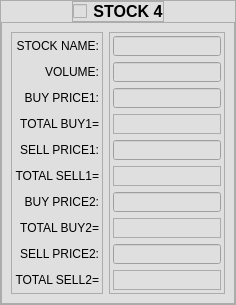
            <widget class="QFrame" name="frame_11">
             <property name="styleSheet">
              <string notr="true">background-color: rgb(223, 223, 223);</string>
             </property>
             <property name="frameShape">
              <enum>QFrame::StyledPanel</enum>
             </property>
             <property name="frameShadow">
              <enum>QFrame::Raised</enum>
             </property>
             <layout class="QVBoxLayout" name="verticalLayout_9">
              <property name="spacing">
               <number>0</number>
              </property>
              <property name="leftMargin">
               <number>0</number>
              </property>
              <property name="topMargin">
               <number>0</number>
              </property>
              <property name="rightMargin">
               <number>0</number>
              </property>
              <property name="bottomMargin">
               <number>0</number>
              </property>
              <item alignment="Qt::AlignHCenter|Qt::AlignTop">
               <widget class="QFrame" name="frame_20">
                <property name="frameShape">
                 <enum>QFrame::StyledPanel</enum>
                </property>
                <property name="frameShadow">
                 <enum>QFrame::Raised</enum>
                </property>
                <layout class="QHBoxLayout" name="horizontalLayout_9">
                 <property name="spacing">
                  <number>6</number>
                 </property>
                 <property name="leftMargin">
                  <number>0</number>
                 </property>
                 <property name="topMargin">
                  <number>0</number>
                 </property>
                 <property name="rightMargin">
                  <number>0</number>
                 </property>
                 <property name="bottomMargin">
                  <number>0</number>
                 </property>
                 <item>
                  <widget class="QCheckBox" name="STOCK4_checkBox">
                   <property name="text">
                    <string/>
                   </property>
                  </widget>
                 </item>
                 <item>
                  <widget class="QLabel" name="label_40">
                   <property name="font">
                    <font>
                     <pointsize>12</pointsize>
                     <weight>75</weight>
                     <bold>true</bold>
                    </font>
                   </property>
                   <property name="text">
                    <string>STOCK 4</string>
                   </property>
                   <property name="alignment">
                    <set>Qt::AlignCenter</set>
                   </property>
                  </widget>
                 </item>
                </layout>
               </widget>
              </item>
              <item>
               <widget class="QFrame" name="STOCK4_frame">
                <property name="sizePolicy">
                 <sizepolicy hsizetype="Preferred" vsizetype="Expanding">
                  <horstretch>0</horstretch>
                  <verstretch>0</verstretch>
                 </sizepolicy>
                </property>
                <property name="frameShape">
                 <enum>QFrame::StyledPanel</enum>
                </property>
                <property name="frameShadow">
                 <enum>QFrame::Raised</enum>
                </property>
                <layout class="QHBoxLayout" name="horizontalLayout_15">
                 <item>
                  <widget class="QFrame" name="frame_32">
                   <property name="frameShape">
                    <enum>QFrame::StyledPanel</enum>
                   </property>
                   <property name="frameShadow">
                    <enum>QFrame::Raised</enum>
                   </property>
                   <layout class="QVBoxLayout" name="verticalLayout_16">
                    <property name="leftMargin">
                     <number>3</number>
                    </property>
                    <property name="topMargin">
                     <number>3</number>
                    </property>
                    <property name="rightMargin">
                     <number>3</number>
                    </property>
                    <property name="bottomMargin">
                     <number>3</number>
                    </property>
                    <item>
                     <widget class="QLabel" name="label_39">
                      <property name="minimumSize">
                       <size>
                        <width>0</width>
                        <height>20</height>
                       </size>
                      </property>
                      <property name="maximumSize">
                       <size>
                        <width>16777215</width>
                        <height>20</height>
                       </size>
                      </property>
                      <property name="text">
                       <string>STOCK NAME:</string>
                      </property>
                      <property name="alignment">
                       <set>Qt::AlignRight|Qt::AlignTrailing|Qt::AlignVCenter</set>
                      </property>
                     </widget>
                    </item>
                    <item>
                     <widget class="QLabel" name="label_47">
                      <property name="minimumSize">
                       <size>
                        <width>0</width>
                        <height>20</height>
                       </size>
                      </property>
                      <property name="maximumSize">
                       <size>
                        <width>16777215</width>
                        <height>20</height>
                       </size>
                      </property>
                      <property name="text">
                       <string>VOLUME:</string>
                      </property>
                      <property name="alignment">
                       <set>Qt::AlignRight|Qt::AlignTrailing|Qt::AlignVCenter</set>
                      </property>
                     </widget>
                    </item>
                    <item>
                     <widget class="QLabel" name="label_48">
                      <property name="minimumSize">
                       <size>
                        <width>0</width>
                        <height>20</height>
                       </size>
                      </property>
                      <property name="maximumSize">
                       <size>
                        <width>16777215</width>
                        <height>20</height>
                       </size>
                      </property>
                      <property name="text">
                       <string>BUY PRICE1:</string>
                      </property>
                      <property name="alignment">
                       <set>Qt::AlignRight|Qt::AlignTrailing|Qt::AlignVCenter</set>
                      </property>
                     </widget>
                    </item>
                    <item>
                     <widget class="QLabel" name="label_49">
                      <property name="minimumSize">
                       <size>
                        <width>0</width>
                        <height>20</height>
                       </size>
                      </property>
                      <property name="maximumSize">
                       <size>
                        <width>16777215</width>
                        <height>20</height>
                       </size>
                      </property>
                      <property name="text">
                       <string>TOTAL BUY1=</string>
                      </property>
                      <property name="alignment">
                       <set>Qt::AlignRight|Qt::AlignTrailing|Qt::AlignVCenter</set>
                      </property>
                     </widget>
                    </item>
                    <item>
                     <widget class="QLabel" name="label_44">
                      <property name="minimumSize">
                       <size>
                        <width>0</width>
                        <height>20</height>
                       </size>
                      </property>
                      <property name="maximumSize">
                       <size>
                        <width>16777215</width>
                        <height>20</height>
                       </size>
                      </property>
                      <property name="text">
                       <string>SELL PRICE1:</string>
                      </property>
                      <property name="alignment">
                       <set>Qt::AlignRight|Qt::AlignTrailing|Qt::AlignVCenter</set>
                      </property>
                     </widget>
                    </item>
                    <item>
                     <widget class="QLabel" name="label_45">
                      <property name="minimumSize">
                       <size>
                        <width>0</width>
                        <height>20</height>
                       </size>
                      </property>
                      <property name="maximumSize">
                       <size>
                        <width>16777215</width>
                        <height>20</height>
                       </size>
                      </property>
                      <property name="text">
                       <string>TOTAL SELL1=</string>
                      </property>
                      <property name="alignment">
                       <set>Qt::AlignRight|Qt::AlignTrailing|Qt::AlignVCenter</set>
                      </property>
                     </widget>
                    </item>
                    <item>
                     <widget class="QLabel" name="label_43">
                      <property name="minimumSize">
                       <size>
                        <width>0</width>
                        <height>20</height>
                       </size>
                      </property>
                      <property name="maximumSize">
                       <size>
                        <width>16777215</width>
                        <height>20</height>
                       </size>
                      </property>
                      <property name="text">
                       <string>BUY PRICE2:</string>
                      </property>
                      <property name="alignment">
                       <set>Qt::AlignRight|Qt::AlignTrailing|Qt::AlignVCenter</set>
                      </property>
                     </widget>
                    </item>
                    <item>
                     <widget class="QLabel" name="label_42">
                      <property name="minimumSize">
                       <size>
                        <width>0</width>
                        <height>20</height>
                       </size>
                      </property>
                      <property name="maximumSize">
                       <size>
                        <width>16777215</width>
                        <height>20</height>
                       </size>
                      </property>
                      <property name="text">
                       <string>TOTAL BUY2=</string>
                      </property>
                      <property name="alignment">
                       <set>Qt::AlignRight|Qt::AlignTrailing|Qt::AlignVCenter</set>
                      </property>
                     </widget>
                    </item>
                    <item>
                     <widget class="QLabel" name="label_41">
                      <property name="minimumSize">
                       <size>
                        <width>0</width>
                        <height>20</height>
                       </size>
                      </property>
                      <property name="maximumSize">
                       <size>
                        <width>16777215</width>
                        <height>20</height>
                       </size>
                      </property>
                      <property name="text">
                       <string>SELL PRICE2:</string>
                      </property>
                      <property name="alignment">
                       <set>Qt::AlignRight|Qt::AlignTrailing|Qt::AlignVCenter</set>
                      </property>
                     </widget>
                    </item>
                    <item>
                     <widget class="QLabel" name="label_46">
                      <property name="minimumSize">
                       <size>
                        <width>0</width>
                        <height>20</height>
                       </size>
                      </property>
                      <property name="maximumSize">
                       <size>
                        <width>16777215</width>
                        <height>20</height>
                       </size>
                      </property>
                      <property name="text">
                       <string>TOTAL SELL2=</string>
                      </property>
                      <property name="alignment">
                       <set>Qt::AlignRight|Qt::AlignTrailing|Qt::AlignVCenter</set>
                      </property>
                     </widget>
                    </item>
                   </layout>
                  </widget>
                 </item>
                 <item>
                  <widget class="QFrame" name="frame_33">
                   <property name="frameShape">
                    <enum>QFrame::StyledPanel</enum>
                   </property>
                   <property name="frameShadow">
                    <enum>QFrame::Raised</enum>
                   </property>
                   <layout class="QVBoxLayout" name="verticalLayout_17">
                    <property name="leftMargin">
                     <number>3</number>
                    </property>
                    <property name="topMargin">
                     <number>3</number>
                    </property>
                    <property name="rightMargin">
                     <number>3</number>
                    </property>
                    <property name="bottomMargin">
                     <number>3</number>
                    </property>
                    <item>
                     <widget class="QLineEdit" name="STOCK4_NAME_lineEdit">
                      <property name="minimumSize">
                       <size>
                        <width>0</width>
                        <height>20</height>
                       </size>
                      </property>
                      <property name="maximumSize">
                       <size>
                        <width>16777215</width>
                        <height>20</height>
                       </size>
                      </property>
                     </widget>
                    </item>
                    <item>
                     <widget class="QLineEdit" name="STOCK4_VOLUME_lineEdit">
                      <property name="minimumSize">
                       <size>
                        <width>0</width>
                        <height>20</height>
                       </size>
                      </property>
                      <property name="maximumSize">
                       <size>
                        <width>16777215</width>
                        <height>20</height>
                       </size>
                      </property>
                     </widget>
                    </item>
                    <item>
                     <widget class="QLineEdit" name="STOCK4_BUY1_PRICE_lineEdit">
                      <property name="minimumSize">
                       <size>
                        <width>0</width>
                        <height>20</height>
                       </size>
                      </property>
                      <property name="maximumSize">
                       <size>
                        <width>16777215</width>
                        <height>20</height>
                       </size>
                      </property>
                     </widget>
                    </item>
                    <item>
                     <widget class="QLabel" name="STOCK4_TotalBuy1_label">
                      <property name="minimumSize">
                       <size>
                        <width>0</width>
                        <height>20</height>
                       </size>
                      </property>
                      <property name="maximumSize">
                       <size>
                        <width>16777215</width>
                        <height>20</height>
                       </size>
                      </property>
                      <property name="frameShape">
                       <enum>QFrame::StyledPanel</enum>
                      </property>
                      <property name="text">
                       <string/>
                      </property>
                      <property name="alignment">
                       <set>Qt::AlignLeading|Qt::AlignLeft|Qt::AlignVCenter</set>
                      </property>
                     </widget>
                    </item>
                    <item>
                     <widget class="QLineEdit" name="STOCK4_SELL1_PRICE_lineEdit">
                      <property name="minimumSize">
                       <size>
                        <width>0</width>
                        <height>20</height>
                       </size>
                      </property>
                      <property name="maximumSize">
                       <size>
                        <width>16777215</width>
                        <height>20</height>
                       </size>
                      </property>
                     </widget>
                    </item>
                    <item>
                     <widget class="QLabel" name="STOCK4_TotalSell1_label">
                      <property name="minimumSize">
                       <size>
                        <width>0</width>
                        <height>20</height>
                       </size>
                      </property>
                      <property name="maximumSize">
                       <size>
                        <width>16777215</width>
                        <height>20</height>
                       </size>
                      </property>
                      <property name="frameShape">
                       <enum>QFrame::StyledPanel</enum>
                      </property>
                      <property name="text">
                       <string/>
                      </property>
                     </widget>
                    </item>
                    <item>
                     <widget class="QLineEdit" name="STOCK4_BUY2_PRICE_lineEdit">
                      <property name="minimumSize">
                       <size>
                        <width>0</width>
                        <height>20</height>
                       </size>
                      </property>
                      <property name="maximumSize">
                       <size>
                        <width>16777215</width>
                        <height>20</height>
                       </size>
                      </property>
                     </widget>
                    </item>
                    <item>
                     <widget class="QLabel" name="STOCK4_TotalBuy2_label">
                      <property name="minimumSize">
                       <size>
                        <width>0</width>
                        <height>20</height>
                       </size>
                      </property>
                      <property name="maximumSize">
                       <size>
                        <width>16777215</width>
                        <height>20</height>
                       </size>
                      </property>
                      <property name="frameShape">
                       <enum>QFrame::StyledPanel</enum>
                      </property>
                      <property name="text">
                       <string/>
                      </property>
                      <property name="alignment">
                       <set>Qt::AlignLeading|Qt::AlignLeft|Qt::AlignVCenter</set>
                      </property>
                     </widget>
                    </item>
                    <item>
                     <widget class="QLineEdit" name="STOCK4_SELL2_PRICE_lineEdit">
                      <property name="minimumSize">
                       <size>
                        <width>0</width>
                        <height>20</height>
                       </size>
                      </property>
                      <property name="maximumSize">
                       <size>
                        <width>16777215</width>
                        <height>20</height>
                       </size>
                      </property>
                     </widget>
                    </item>
                    <item>
                     <widget class="QLabel" name="STOCK4_TotalSell2_label">
                      <property name="minimumSize">
                       <size>
                        <width>0</width>
                        <height>20</height>
                       </size>
                      </property>
                      <property name="maximumSize">
                       <size>
                        <width>16777215</width>
                        <height>20</height>
                       </size>
                      </property>
                      <property name="frameShape">
                       <enum>QFrame::StyledPanel</enum>
                      </property>
                      <property name="text">
                       <string/>
                      </property>
                     </widget>
                    </item>
                   </layout>
                  </widget>
                 </item>
                </layout>
               </widget>
              </item>
             </layout>
            </widget>
